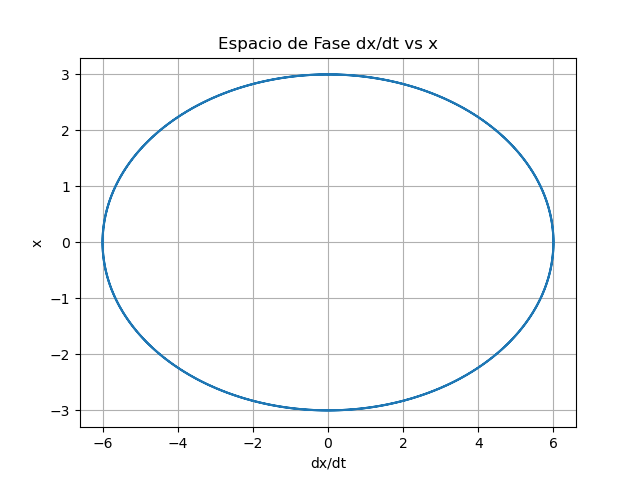

Here is the Python script that generated this plot:
import numpy as np
import matplotlib.pyplot as plt

A = 3  # Amplitud
w = 2  # Frecuencia angular
t = np.linspace(0, 2*np.pi, 1000)  # Rango de t

x = A * np.cos(w * t)
dx_dt = -A * w * np.sin(w * t)

plt.plot(dx_dt ,x)
plt.title('Espacio de Fase dx/dt vs x')
plt.xlabel('dx/dt')
plt.ylabel('x')
plt.grid(True)
plt.show()
